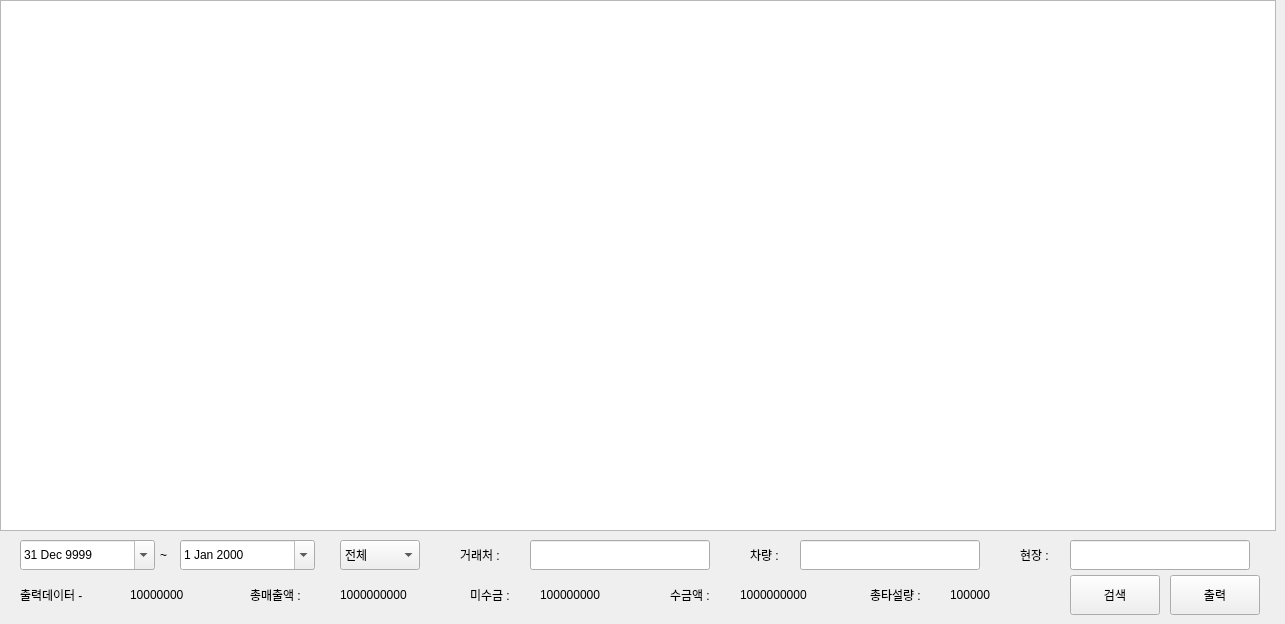
    <widget class="QWidget" name="tab3SearchData">
     <attribute name="title">
      <string>자료검색 및 출력</string>
     </attribute>
     <widget class="QLineEdit" name="inputSearchRemarkTab3">
      <property name="geometry">
       <rect>
        <x>1070</x>
        <y>540</y>
        <width>180</width>
        <height>30</height>
       </rect>
      </property>
     </widget>
     <widget class="QDateEdit" name="inputSearchDateEndTab3">
      <property name="geometry">
       <rect>
        <x>180</x>
        <y>540</y>
        <width>135</width>
        <height>30</height>
       </rect>
      </property>
      <property name="calendarPopup">
       <bool>true</bool>
      </property>
     </widget>
     <widget class="QLabel" name="labelSearchRemarkTab3">
      <property name="geometry">
       <rect>
        <x>1020</x>
        <y>540</y>
        <width>50</width>
        <height>30</height>
       </rect>
      </property>
      <property name="text">
       <string>현장 :</string>
      </property>
     </widget>
     <widget class="QLabel" name="labelSearchDateTab3">
      <property name="geometry">
       <rect>
        <x>160</x>
        <y>540</y>
        <width>15</width>
        <height>30</height>
       </rect>
      </property>
      <property name="text">
       <string>~</string>
      </property>
     </widget>
     <widget class="QTableView" name="tableDataTab3">
      <property name="geometry">
       <rect>
        <x>0</x>
        <y>0</y>
        <width>1276</width>
        <height>531</height>
       </rect>
      </property>
      <property name="editTriggers">
       <set>QAbstractItemView::NoEditTriggers</set>
      </property>
     </widget>
     <widget class="QPushButton" name="buttonSearchTab3">
      <property name="geometry">
       <rect>
        <x>1070</x>
        <y>575</y>
        <width>90</width>
        <height>40</height>
       </rect>
      </property>
      <property name="text">
       <string>검색</string>
      </property>
     </widget>
     <widget class="QComboBox" name="inputSearchCollectTab3">
      <property name="geometry">
       <rect>
        <x>340</x>
        <y>540</y>
        <width>80</width>
        <height>30</height>
       </rect>
      </property>
      <item>
       <property name="text">
        <string>전체</string>
       </property>
      </item>
      <item>
       <property name="text">
        <string>미수</string>
       </property>
      </item>
      <item>
       <property name="text">
        <string>수금</string>
       </property>
      </item>
     </widget>
     <widget class="QDateEdit" name="inputSearchDateStartTab3">
      <property name="geometry">
       <rect>
        <x>20</x>
        <y>540</y>
        <width>135</width>
        <height>30</height>
       </rect>
      </property>
      <property name="dateTime">
       <datetime>
        <hour>0</hour>
        <minute>0</minute>
        <second>0</second>
        <year>9999</year>
        <month>12</month>
        <day>31</day>
       </datetime>
      </property>
      <property name="calendarPopup">
       <bool>true</bool>
      </property>
     </widget>
     <widget class="QLabel" name="labelRowNoTab3">
      <property name="geometry">
       <rect>
        <x>20</x>
        <y>580</y>
        <width>110</width>
        <height>30</height>
       </rect>
      </property>
      <property name="text">
       <string>출력데이터 - </string>
      </property>
     </widget>
     <widget class="QLabel" name="inputRowNoTab3">
      <property name="geometry">
       <rect>
        <x>130</x>
        <y>580</y>
        <width>120</width>
        <height>30</height>
       </rect>
      </property>
      <property name="text">
       <string>10000000</string>
      </property>
     </widget>
     <widget class="QLabel" name="labelTotalTab3">
      <property name="geometry">
       <rect>
        <x>250</x>
        <y>580</y>
        <width>90</width>
        <height>30</height>
       </rect>
      </property>
      <property name="text">
       <string>총매출액 :</string>
      </property>
     </widget>
     <widget class="QLabel" name="inputTotalTab3">
      <property name="geometry">
       <rect>
        <x>340</x>
        <y>580</y>
        <width>130</width>
        <height>30</height>
       </rect>
      </property>
      <property name="text">
       <string>1000000000</string>
      </property>
     </widget>
     <widget class="QLabel" name="labelTotalNoCollectTab3">
      <property name="geometry">
       <rect>
        <x>470</x>
        <y>580</y>
        <width>70</width>
        <height>30</height>
       </rect>
      </property>
      <property name="text">
       <string>미수금 :</string>
      </property>
     </widget>
     <widget class="QLabel" name="inputTotalNoCollectTab3">
      <property name="geometry">
       <rect>
        <x>540</x>
        <y>580</y>
        <width>130</width>
        <height>30</height>
       </rect>
      </property>
      <property name="text">
       <string>100000000</string>
      </property>
     </widget>
     <widget class="QLabel" name="labelTotalCollectTab3">
      <property name="geometry">
       <rect>
        <x>670</x>
        <y>580</y>
        <width>70</width>
        <height>30</height>
       </rect>
      </property>
      <property name="text">
       <string>수금액 :</string>
      </property>
     </widget>
     <widget class="QLabel" name="inputTotalCollectTab3">
      <property name="geometry">
       <rect>
        <x>740</x>
        <y>580</y>
        <width>130</width>
        <height>30</height>
       </rect>
      </property>
      <property name="text">
       <string>1000000000</string>
      </property>
     </widget>
     <widget class="QLabel" name="labelSearchCompanyTab3">
      <property name="geometry">
       <rect>
        <x>460</x>
        <y>540</y>
        <width>70</width>
        <height>30</height>
       </rect>
      </property>
      <property name="text">
       <string>거래처 :</string>
      </property>
     </widget>
     <widget class="QLineEdit" name="inputSearchCompanyTab3">
      <property name="geometry">
       <rect>
        <x>530</x>
        <y>540</y>
        <width>180</width>
        <height>30</height>
       </rect>
      </property>
     </widget>
     <widget class="QLabel" name="labelSearchCompanyTab3_2">
      <property name="geometry">
       <rect>
        <x>750</x>
        <y>540</y>
        <width>50</width>
        <height>30</height>
       </rect>
      </property>
      <property name="text">
       <string>차량 :</string>
      </property>
     </widget>
     <widget class="QLineEdit" name="inputSearchCarTab3">
      <property name="geometry">
       <rect>
        <x>800</x>
        <y>540</y>
        <width>180</width>
        <height>30</height>
       </rect>
      </property>
     </widget>
     <widget class="QPushButton" name="buttonPrintTab3">
      <property name="geometry">
       <rect>
        <x>1170</x>
        <y>575</y>
        <width>90</width>
        <height>40</height>
       </rect>
      </property>
      <property name="text">
       <string>출력</string>
      </property>
     </widget>
     <widget class="QLabel" name="inputTotalAmountTab3">
      <property name="geometry">
       <rect>
        <x>950</x>
        <y>580</y>
        <width>120</width>
        <height>30</height>
       </rect>
      </property>
      <property name="text">
       <string>100000</string>
      </property>
     </widget>
     <widget class="QLabel" name="labelTotalAmountTab3">
      <property name="geometry">
       <rect>
        <x>870</x>
        <y>580</y>
        <width>70</width>
        <height>30</height>
       </rect>
      </property>
      <property name="text">
       <string>총타설량 :</string>
      </property>
     </widget>
    </widget>
